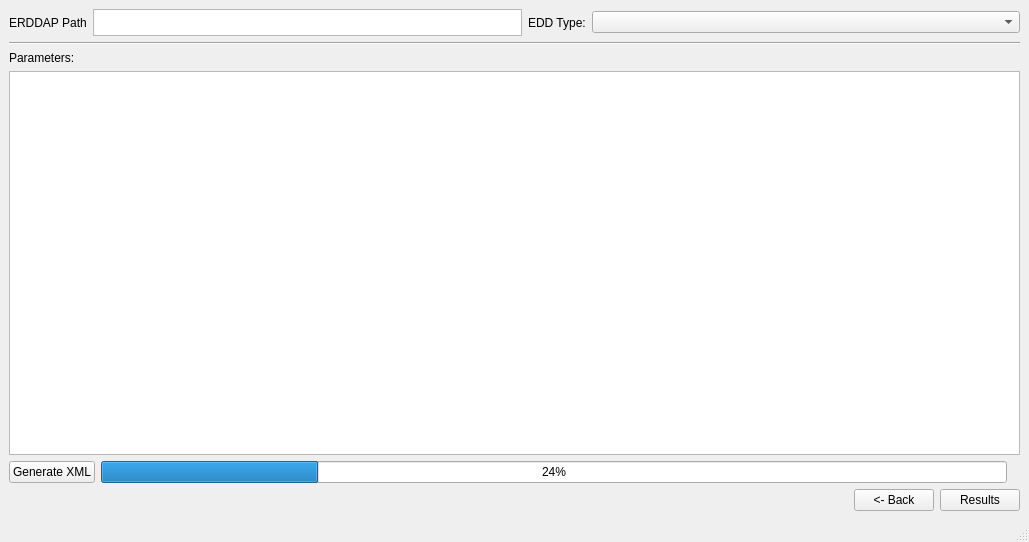
<?xml version="1.0" encoding="UTF-8"?>
<ui version="4.0">
 <class>XmlWindow</class>
 <widget class="QMainWindow" name="XmlWindow">
  <property name="geometry">
   <rect>
    <x>0</x>
    <y>0</y>
    <width>1029</width>
    <height>542</height>
   </rect>
  </property>
  <property name="windowTitle">
   <string>TACT</string>
  </property>
  <widget class="QWidget" name="centralwidget">
   <property name="enabled">
    <bool>true</bool>
   </property>
   <property name="autoFillBackground">
    <bool>false</bool>
   </property>
   <layout class="QGridLayout" name="gridLayout_3">
    <item row="3" column="0">
     <widget class="QListWidget" name="paramList">
      <property name="uniformItemSizes">
       <bool>true</bool>
      </property>
     </widget>
    </item>
    <item row="4" column="0">
     <layout class="QHBoxLayout" name="horizontalLayout_2">
      <item>
       <layout class="QHBoxLayout" name="progressLayout">
        <item>
         <widget class="QPushButton" name="generateXMLButton">
          <property name="text">
           <string>Generate XML</string>
          </property>
         </widget>
        </item>
        <item>
         <widget class="QProgressBar" name="checkProgressBar">
          <property name="maximumSize">
           <size>
            <width>16777215</width>
            <height>27</height>
           </size>
          </property>
          <property name="value">
           <number>24</number>
          </property>
         </widget>
        </item>
       </layout>
      </item>
      <item>
       <widget class="QLabel" name="checksComplete">
        <property name="enabled">
         <bool>false</bool>
        </property>
        <property name="maximumSize">
         <size>
          <width>40</width>
          <height>40</height>
         </size>
        </property>
        <property name="text">
         <string/>
        </property>
        <property name="pixmap">
         <pixmap>../../../../Downloads/check-mark-button-emoji-clipart-xl.png</pixmap>
        </property>
        <property name="scaledContents">
         <bool>true</bool>
        </property>
       </widget>
      </item>
     </layout>
    </item>
    <item row="1" column="0">
     <widget class="Line" name="checkDivider">
      <property name="maximumSize">
       <size>
        <width>16777215</width>
        <height>27</height>
       </size>
      </property>
      <property name="orientation">
       <enum>Qt::Horizontal</enum>
      </property>
     </widget>
    </item>
    <item row="2" column="0">
     <layout class="QHBoxLayout" name="horizontalLayout">
      <item>
       <widget class="QLabel" name="parameterLabel">
        <property name="text">
         <string>Parameters:</string>
        </property>
       </widget>
      </item>
     </layout>
    </item>
    <item row="0" column="0">
     <layout class="QGridLayout" name="gridLayout_2" rowstretch="0">
      <property name="sizeConstraint">
       <enum>QLayout::SetMaximumSize</enum>
      </property>
      <item row="0" column="0">
       <widget class="QLabel" name="erddapPathLabel">
        <property name="sizePolicy">
         <sizepolicy hsizetype="Preferred" vsizetype="Fixed">
          <horstretch>0</horstretch>
          <verstretch>0</verstretch>
         </sizepolicy>
        </property>
        <property name="minimumSize">
         <size>
          <width>0</width>
          <height>27</height>
         </size>
        </property>
        <property name="maximumSize">
         <size>
          <width>16777215</width>
          <height>27</height>
         </size>
        </property>
        <property name="text">
         <string>ERDDAP Path</string>
        </property>
       </widget>
      </item>
      <item row="0" column="1">
       <widget class="QTextBrowser" name="ERDDAPPathBox">
        <property name="sizePolicy">
         <sizepolicy hsizetype="Expanding" vsizetype="Fixed">
          <horstretch>0</horstretch>
          <verstretch>0</verstretch>
         </sizepolicy>
        </property>
        <property name="minimumSize">
         <size>
          <width>0</width>
          <height>27</height>
         </size>
        </property>
        <property name="maximumSize">
         <size>
          <width>16777215</width>
          <height>27</height>
         </size>
        </property>
       </widget>
      </item>
      <item row="0" column="2">
       <widget class="QLabel" name="eddDropDownLabel">
        <property name="text">
         <string>EDD Type:</string>
        </property>
       </widget>
      </item>
      <item row="0" column="3">
       <widget class="QComboBox" name="EDDTypecomboBox">
        <property name="sizePolicy">
         <sizepolicy hsizetype="Expanding" vsizetype="Fixed">
          <horstretch>0</horstretch>
          <verstretch>0</verstretch>
         </sizepolicy>
        </property>
       </widget>
      </item>
     </layout>
    </item>
    <item row="5" column="0">
     <layout class="QHBoxLayout" name="buttonLayout">
      <item>
       <spacer name="horizontalSpacer">
        <property name="orientation">
         <enum>Qt::Horizontal</enum>
        </property>
        <property name="sizeHint" stdset="0">
         <size>
          <width>40</width>
          <height>20</height>
         </size>
        </property>
       </spacer>
      </item>
      <item>
       <widget class="QPushButton" name="backButton">
        <property name="text">
         <string>&lt;- Back</string>
        </property>
       </widget>
      </item>
      <item>
       <widget class="QPushButton" name="resultsButton">
        <property name="text">
         <string>Results</string>
        </property>
       </widget>
      </item>
     </layout>
    </item>
   </layout>
  </widget>
  <widget class="QStatusBar" name="statusbar"/>
 </widget>
 <resources/>
 <connections/>
</ui>
